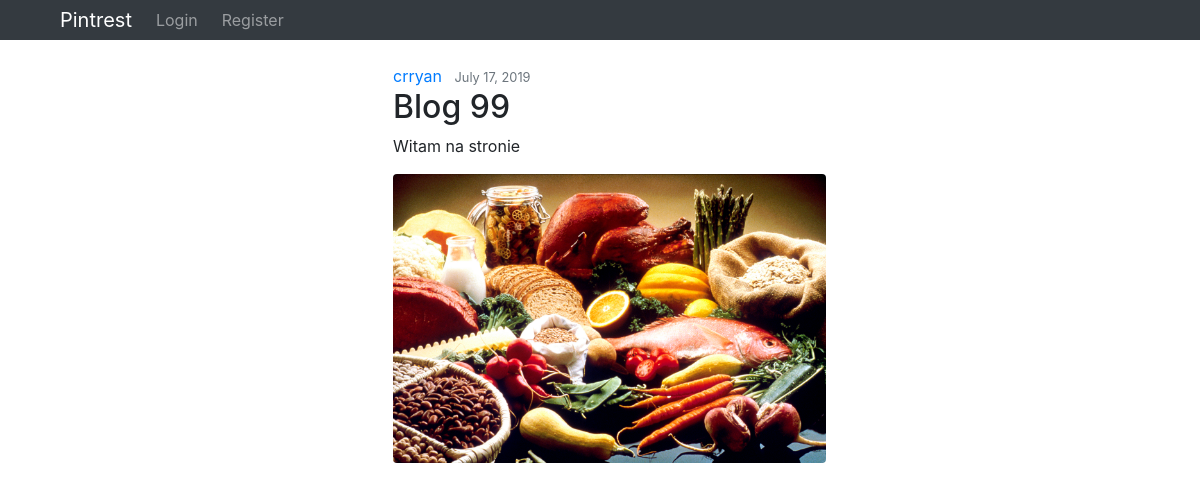
The app's page /photo/11/ with its own data.
### blog/models.py (models this page shows, shortened)
class Photo(models.Model):
    title = models.CharField(max_length=25)
    content = models.TextField()
    date_posted = models.DateTimeField(default=timezone.now)
    author = models.ForeignKey(User, on_delete=models.CASCADE)
    image = models.ImageField(default='default.jpg', upload_to='pics/')

### blog/views.py (the view)
# urls.py: path('photo/<int:pk>/', PostDetailView.as_view(), name='post-detail'),
class PostDetailView(DetailView):
    model = Photo

### blog/templates/blog/photo_detail.html
{% extends 'blog/base.html' %}
{% load staticfiles %}
{% block content %}
    <div class="col-5" style="margin-left: 30%">
        <div class="gallery">
            <a href="#" class="mr-2">{{ object.author }}</a>
            <small class='text-muted'>{{object.date_posted|date:"F d, Y" }} </small>
            <h2 class="article-title">{{ object.title }}</h2>
            <p class='article-content'>{{ object.content }}</p>
                <img class='img-fluid rounded' src="{{ object.image.url }}">
        </div>
    </div>
{% endblock %}

### records on screen
Photo: author "crryan", date_posted "July 17, 2019", title "Blog 99", content "Witam na stronie", image (placeholder picture)
